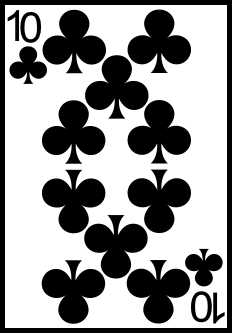
#> input picture cards/10C.png, 232 x 333 px; its folder holds only this picture in this run
$ python add_board.py
#> lines starting #> are read from the running program, lines starting #| are printed output that depends on the picture
#> in process_images_in_folder, img is the input picture: PIL image 232x333 RGBA; mean R, G, B, A 0, 0, 0, 102.4
from PIL import Image, ImageDraw
import os

def add_rounded_corners(image, radius):
    """
    Add rounded corners to an image.

    :param image: The original image.
    :param radius: The radius of the rounded corners.
    :return: A new image with rounded corners.
    """
#> called with radius = 20
    mask = Image.new('L', image.size, 0)
#> mask: PIL image 232x333 L; every value is 0
    draw = ImageDraw.Draw(mask)
    draw.rounded_rectangle((0, 0) + image.size, radius, fill=255)
    result = Image.new('RGBA', image.size, (0, 0, 0, 0))
#> result: PIL image 232x333 RGBA; every value is 0
    result.paste(image, mask=mask)
    return result

def add_black_border(image, border_width, border_color=(0, 0, 0)):
    """
    Add a black border to an image.

    :param image: The original image.
    :param border_width: The width of the border.
    :param border_color: The color of the border (default is black).
    :return: A new image with a black border.
    """
#> called with border_width = 5, border_color = (0, 0, 0)
    new_size = (image.width + 2 * border_width, image.height + 2 * border_width)
#> new_size = (242, 343)
    new_image = Image.new('RGBA', new_size, border_color)
    new_image.paste(image, (border_width, border_width))
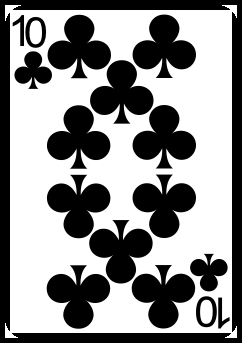
#> new_image: PIL image 242x343 RGBA; mean R, G, B, A 0, 0, 0, 112.1; transparent parts drawn white
    return new_image

def process_images_in_folder(folder_path, output_folder, radius, border_width, border_color=(0, 0, 0)):
    """
    Process all PNG images in a folder to add rounded corners and a black border,
    and save them to a new folder.

    :param folder_path: The path to the folder containing the images.
    :param output_folder: The path to the folder where processed images will be saved.
    :param radius: The radius of the rounded corners.
    :param border_width: The width of the border.
    :param border_color: The color of the border (default is black).
    """
    if not os.path.exists(output_folder):
        os.makedirs(output_folder)

    for filename in os.listdir(folder_path):
        if filename.lower().endswith('.png'):
            file_path = os.path.join(folder_path, filename)
            with Image.open(file_path) as img:
                img = add_rounded_corners(img, radius)
                img = add_black_border(img, border_width, border_color)
                output_file_path = os.path.join(output_folder, filename)
                img.save(output_file_path)  # Save the modified image to the new folder

# 使用示例
folder_path = 'cards'
output_folder = 'card_new'
radius = 20  # 圆角半径
border_width = 5  # 边框宽度
process_images_in_folder(folder_path, output_folder, radius, border_width)

$ run again, on cards/2C.png
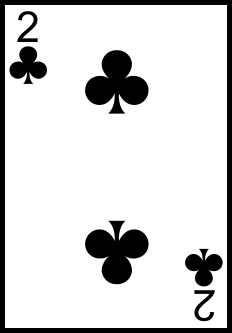
#> input picture cards/2C.png, 232 x 333 px
#> in process_images_in_folder, img is the input picture: PIL image 232x333 RGBA; mean R, G, B, A 0, 0, 0, 40.5
#> mask: PIL image 232x333 L; every value is 0
#> in add_black_border, `new_image.paste(image, (border_width, border_width))`:
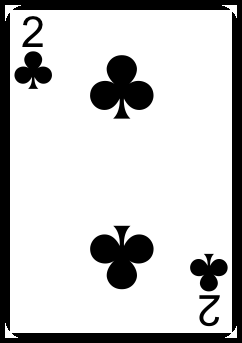
#> new_image: PIL image 242x343 RGBA; mean R, G, B, A 0, 0, 0, 54.4; transparent parts drawn white

$ run again, on cards/10D.png
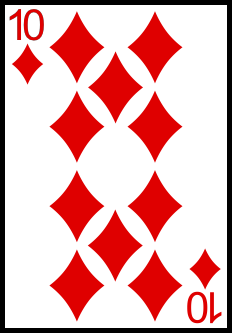
#> input picture cards/10D.png, 232 x 333 px
#> in process_images_in_folder, img is the input picture: PIL image 232x333 RGBA; mean R, G, B, A 55.9, 0, 0, 77.5
#> mask: PIL image 232x333 L; every value is 0
#> in add_black_border, `new_image.paste(image, (border_width, border_width))`:
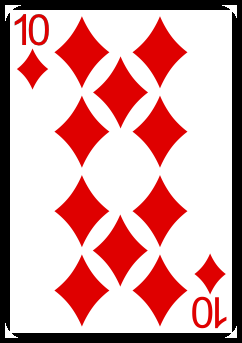
#> new_image: PIL image 242x343 RGBA; mean R, G, B, A 52, 0, 0, 88.9; transparent parts drawn white
